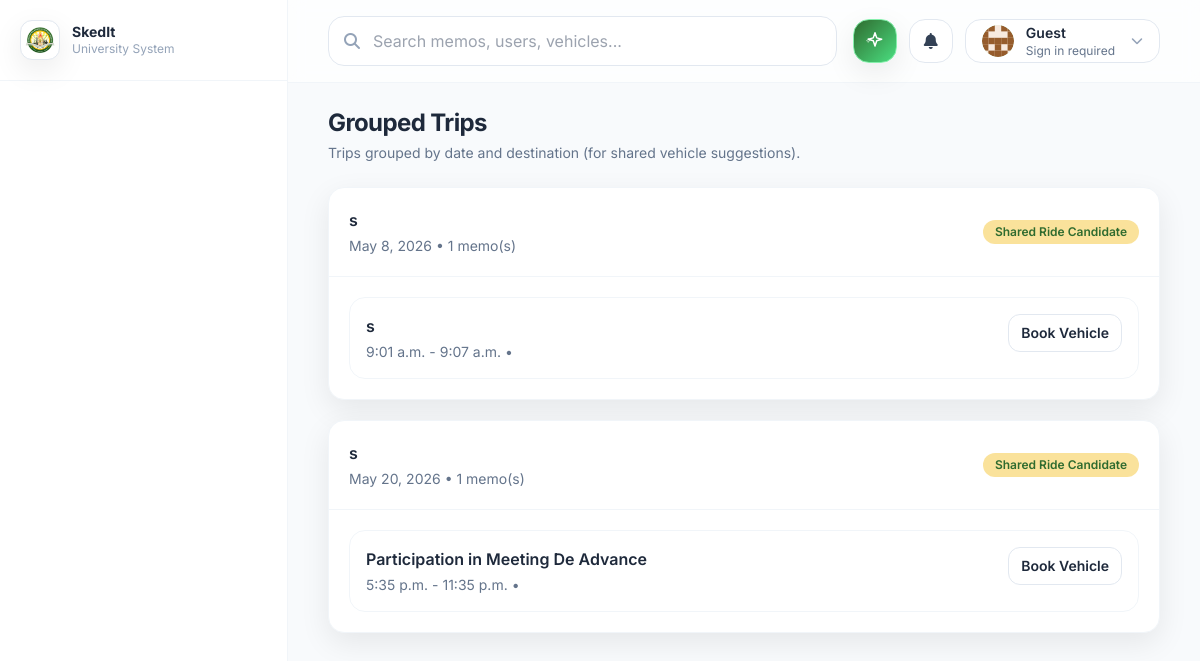
Screenshot of /resources/trips/ with the database file from the repository.
### memos/models.py (models this page shows, shortened)
class Memo(models.Model):
    class Priority(models.TextChoices):
        CRITICAL = "critical", "Critical"
        HIGH = "high", "High"
        MEDIUM = "medium", "Medium"
        LOW = "low", "Low"
    class Status(models.TextChoices):
        DRAFT = "draft", "Draft"
        PENDING = "pending", "Pending"
        APPROVED = "approved", "Approved"
        REJECTED = "rejected", "Rejected"
        DELEGATED = "delegated", "Delegated"
        CONFLICT = "conflict", "Conflict"
    class Category(models.TextChoices):
        INTERNAL = "internal", "Internal"
        EXTERNAL = "external", "External"
    title = models.CharField(max_length=200)
    description = models.TextField(blank=True)
    created_by = models.ForeignKey(
        settings.AUTH_USER_MODEL,
        on_delete=models.SET_NULL,
        null=True,
        blank=True,
        related_name="created_memos",
    )
    employees = models.ManyToManyField(
        settings.AUTH_USER_MODEL, related_name="memos", blank=True
    )
    to_all = models.BooleanField(default=False)
    reference_number = models.CharField(max_length=50, blank=True)
    date = models.DateField()
    start_time = models.TimeField()
    end_time = models.TimeField()
    venue = models.CharField(max_length=255, blank=True)
    destination = models.CharField(max_length=255, blank=True)
    priority = models.CharField(max_length=10, choices=Priority.choices, default=Priority.MEDIUM)
    required = models.BooleanField(default=False)
    category = models.CharField(max_length=20, choices=Category.choices, default=Category.INTERNAL)
    status = models.CharField(max_length=15, choices=Status.choices, default=Status.PENDING)
    delegated_to = models.ForeignKey(
        settings.AUTH_USER_MODEL,
        on_delete=models.SET_NULL,
        null=True,
        blank=True,
        related_name="delegated_memos",
    )
    campus = models.ForeignKey(
        "accounts.Campus", on_delete=models.SET_NULL, null=True, blank=True, related_name="memos"
    )
    department = models.ForeignKey(
        "accounts.Department", on_delete=models.SET_NULL, null=True, blank=True, related_name="memos"
    )
    created_at = models.DateTimeField(default=timezone.now, editable=False)
    updated_at = models.DateTimeField(auto_now=True)
    class Meta:
        ordering = ["-date", "start_time"]
        indexes = [
            models.Index(fields=["date", "start_time", "end_time"]),
        ]

### resources/views.py (the view)
# urls.py: path("trips/", views.grouped_trips, name="grouped_trips"),
def grouped_trips(request):
    memos = Memo.objects.exclude(destination="").order_by("date", "destination", "start_time")
    grouped = {}
    for m in memos:
        key = (m.date, (m.destination or "").strip().lower())
        grouped.setdefault(key, []).append(m)
    groups = [
        {"date": k[0], "destination": (v[0].destination or "").strip(), "memos": v}
        for k, v in grouped.items()
    ]
    return render(request, "resources/grouped_trips.html", {"groups": groups})

### notifications/context_processors.py (called while the page is built, shortened)
def unread_notifications(request):
    user = getattr(request, "user", None)
    if not user or not getattr(user, "is_authenticated", False):
        return {
            "unread_notifications_count": 0,
            "recent_notifications": [],
        }

### resources/templates/resources/grouped_trips.html (shortened to what this page needs)
{% extends "base.html" %}
{% block content %}
<div class="flex items-center justify-between gap-4">
  <div>
    <h1 class="text-2xl font-bold tracking-tight">Grouped Trips</h1>
    <p class="text-sm text-slate-500 mt-1">Trips grouped by date and destination (for shared vehicle suggestions).</p>
  </div>
</div>
<div class="mt-6 space-y-5">
  {% for g in groups %}
    <div class="rounded-2xl bg-white border border-slate-100 shadow-soft overflow-hidden">
      <div class="p-5 border-b border-slate-100 flex items-center justify-between">
        <div>
          <div class="font-semibold">{{ g.destination }}</div>
          <div class="text-sm text-slate-500 mt-1">{{ g.date }} • {{ g.memos|length }} memo(s)</div>
        </div>
        <span class="px-3 py-1 rounded-full text-xs font-semibold bg-uniGold/40 text-uniGreen">Shared Ride Candidate</span>
      </div>
      <div class="p-5 space-y-3">
        {% for m in g.memos %}
          <div class="p-4 rounded-2xl border border-slate-100 hover:border-uniGold/60 hover:bg-green-50/40 transition">
            <div class="flex items-start justify-between gap-4">
              <div>
                <div class="font-semibold">{{ m.title }}</div>
                <div class="text-sm text-slate-500 mt-1">{{ m.start_time }} - {{ m.end_time }} • {{ m.assigned_user }}</div>
              </div>
              <a href="{% url 'resources:vehicle_book' m.pk %}" class="px-3 py-2 rounded-xl bg-white border border-slate-200 text-sm font-semibold hover:border-uniGold transition">Book Vehicle</a>
            </div>
          </div>
        {% endfor %}
      </div>
    </div>
  {% empty %}
    <div class="rounded-2xl bg-white border border-slate-100 shadow-soft p-8 text-sm text-slate-500">No trips to group yet.</div>
  {% endfor %}
</div>
{% endblock %}

### templates/base.html (style rules this page uses)
html, body { font-family: Inter, system-ui, -apple-system, Segoe UI, Roboto, Arial, sans-serif; height: 100%; margin: 0; }

### rows the page displays
Memo: date "May 8, 2026", title "s", start_time "9:01 a.m.", end_time "9:07 a.m."
Memo: date "May 20, 2026", title "Participation in Meeting De Advance", start_time "5:35 p.m.", end_time "11:35 p.m."

### other values shown
{{ g.destination }} "s" "s"
{{ g.memos|length }} "1" "1"
